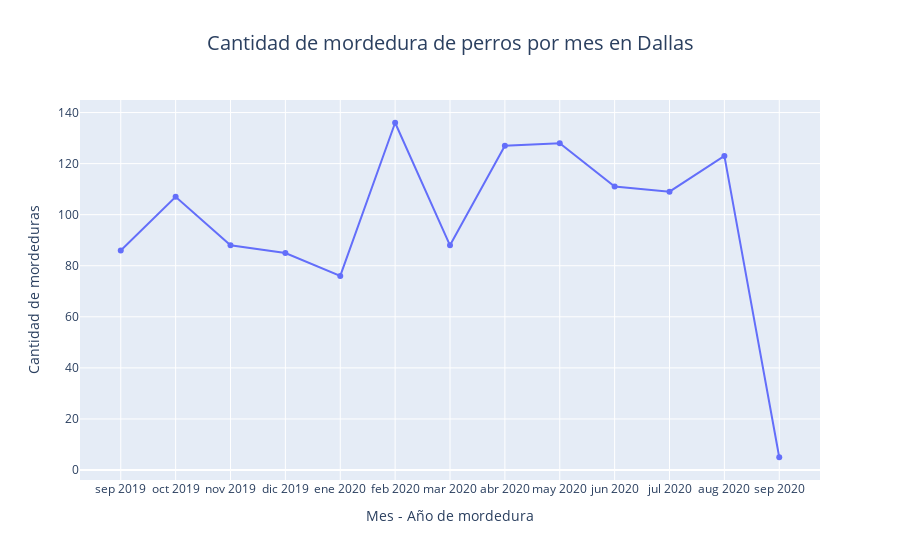

Here is the notebook cell this chart was saved with:
### Code cell
fig2 = px.line(df_Incidente, x = 'Fecha', y = 'Cantidad', markers = True, 
             title = "Cantidad de mordedura de perros por mes en Dallas",
             labels = {'Fecha': 'Mes - Año de mordedura', 'Cantidad': 'Cantidad de mordeduras'})
fig2.update_layout(
    title_font_size=20,
    title_x=0.5)
fig2.show()

### Figure 1 — Plotly figure (JSON) as saved in the notebook; plotly's stock layout.template omitted (floating-point values rounded to 4 significant figures)
{"data": [{"hovertemplate": "Mes - Año de mordedura=%{x}<br>Cantidad de mordeduras=%{y}<extra></extra>", "legendgroup": "", "line": {"color": "#636efa", "dash": "solid"}, "marker": {"symbol": "circle"}, "mode": "markers+lines", "name": "", "orientation": "v", "showlegend": false, "type": "scatter", "x": ["sep 2019", "oct 2019", "nov 2019", "dic 2019", "ene 2020", "feb 2020", "mar 2020", "abr 2020", "may 2020", "jun 2020", "jul 2020", "aug 2020", "sep 2020"], "xaxis": "x", "y": [86, 107, 88, 85, 76, 136, 88, 127, 128, 111, 109, 123, 5], "yaxis": "y"}], "layout": {"legend": {"tracegroupgap": 0}, "title": {"font": {"size": 20}, "text": "Cantidad de mordedura de perros por mes en Dallas", "x": 0.5}, "xaxis": {"anchor": "y", "domain": [0, 1], "title": {"text": "Mes - Año de mordedura"}}, "yaxis": {"anchor": "x", "domain": [0, 1], "title": {"text": "Cantidad de mordeduras"}}}}
